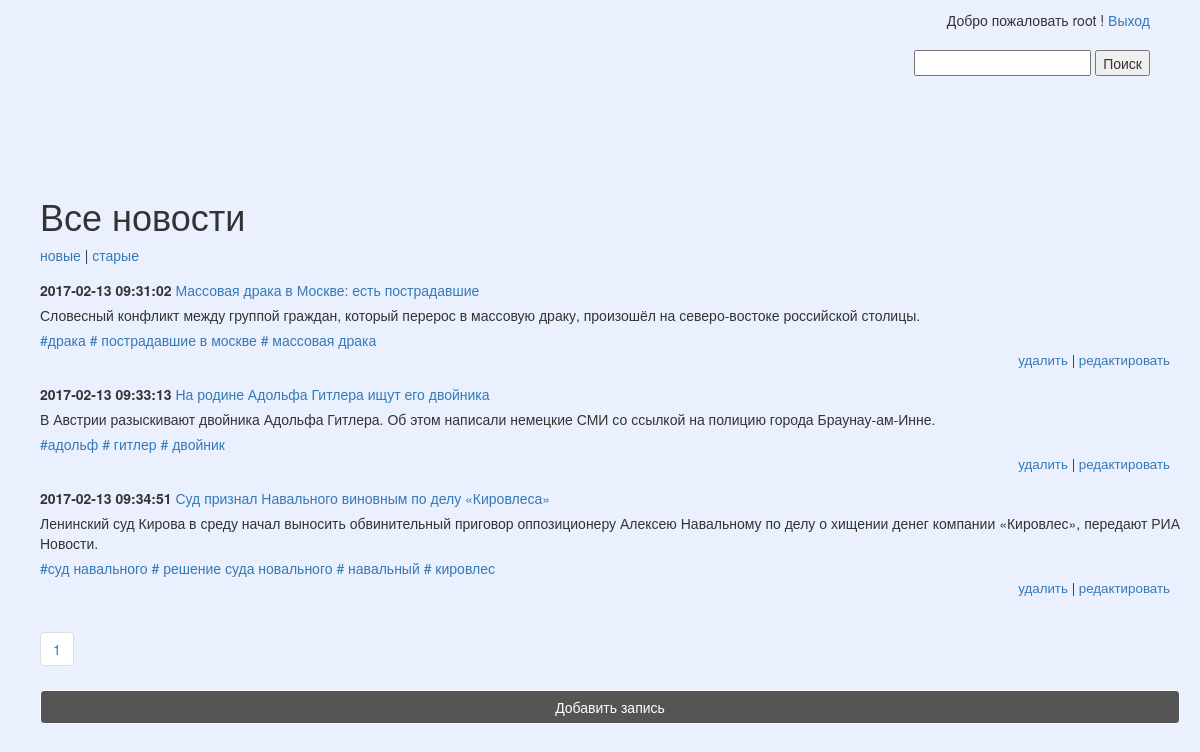
Screenshot of /index.php?sort=new (signed in) with the database file from the repository.
### tables this page shows
CREATE TABLE `post` (
  `post_id` bigint(20) UNSIGNED NOT NULL,
  `post_title` varchar(255) DEFAULT NULL,
  `post_min_text` text,
  `post_text` text,
  `post_create_datetime` timestamp NULL DEFAULT NULL,
  `post_update_datetime` timestamp NOT NULL DEFAULT CURRENT_TIMESTAMP ON UPDATE CURRENT_TIMESTAMP
);

### include/pagination.php (the view, shortened to what this page needs)
<?php
require_once 'db.php';
$items    = array();
$html     = NULL;
$limit    = 4;
$start    = isset($_GET['page'])   ? intval( $_GET['page'] )   : 0 ;
if ($_GET['sort'] == "new") {
	$sql = $link->query("SELECT post.* , group_concat(tag.tag_title) as tags FROM post LEFT JOIN post_to_tag USING (post_id) LEFT JOIN tag USING (tag_id) group by post.post_id  LIMIT $start,$limit ");
} else $sql = $link->query("SELECT post.* , group_concat(tag.tag_title) as tags FROM post LEFT JOIN post_to_tag USING (post_id) LEFT JOIN tag USING (tag_id) group by post.post_id DESC LIMIT $start,$limit ");
$res_select = $sql->fetchAll(PDO::FETCH_ASSOC);
if( is_array($items) ) {
    for($i=0;$i<count($res_select);$i++) { ?>
        	<div class="note">
				<p>
					<span class="date"><?=$res_select[$i]['post_create_datetime'];?></span>
					<a href="include/note.php?id=<?=$res_select[$i]['post_id']?>"><?=$res_select[$i]['post_title'];?></a>
				</p>
				<p>
					<?=$res_select[$i]['post_min_text'];?>
				</p>
				<?php if ($res_select[$i]['tags']) {
					     $value['tags'] = explode(',', $res_select[$i]['tags']);
					     foreach ($value['tags'] as $tag) {
					     	    ?>
                                  <span class="print_tag">
                                        <a href='include/posttotag.php?tag=<?=$tag?>'><?="#".$tag?></a>
                                  </span>
					     <?php  } ?>
				<?php } ?>
                <?php if($_SESSION['logined']):?>
				<p class="nav">
					<a href="index.php?page=<?=$res_select[$i]['post_id']?>&del=<?=$res_select[$i]['post_id']?>">удалить</a> |
					<a href="include/edit.php?id=<?=$res_select[$i]['post_id']?>">редактировать</a>
				</p>
                <?php endif;?>
			</div>
     <?php
    }
}
$sql_count = $link ->query("SELECT COUNT(post_id) AS count FROM post");
$allItems_count = $sql_count->fetch(PDO::FETCH_OBJ)->count;
$pageCount = ceil( $allItems_count / $limit);
for( $i = 0; $i < $pageCount; $i++ ) {
    $html .= '<li><a href="index.php?page=' . ($i * $limit)  . '">' . ($i + 1)  . '</a></li>';
}
echo '<ul class="pagination">' . $html . '</ul>';

### css/styless.css (style rules this page uses)
body { background-color: #EBF0FF; }
#wrapper > div { margin-bottom: 15px; }
#wrapper p { margin-bottom: 5px; }
.date { font-weight: bold; }
.nav { text-align: right; padding-right: 10px; font-size: 10pt; }

### rows the page displays
post: post_create_datetime "2017-02-13 09:31:02", post_title "Массовая драка в Москве: есть пострадавшие", post_min_text "Словесный конфликт между группой граждан, который перерос в массовую драку, произошёл на северо-востоке российской столицы.", tag "драка", tag "пострадавшие в москве", tag "массовая драка"
post: post_create_datetime "2017-02-13 09:33:13", post_title "На родине Адольфа Гитлера ищут его двойника", post_min_text "В Австрии разыскивают двойника Адольфа Гитлера. Об этом написали немецкие СМИ со ссылкой на полицию города Браунау-ам-Инне.", tag "адольф", tag "гитлер", tag "двойник"
post: post_create_datetime "2017-02-13 09:34:51", post_title "Суд признал Навального виновным по делу «Кировлеса»", post_min_text "Ленинский суд Кирова в среду начал выносить обвинительный приговор оппозиционеру Алексею Навальному по делу о хищении денег компании «Кировлес», передают РИА Новости.", tag "суд навального", tag "решение суда новального", tag "навальный", tag "кировлес"

### other values shown
$_SESSION['user'] "root"
